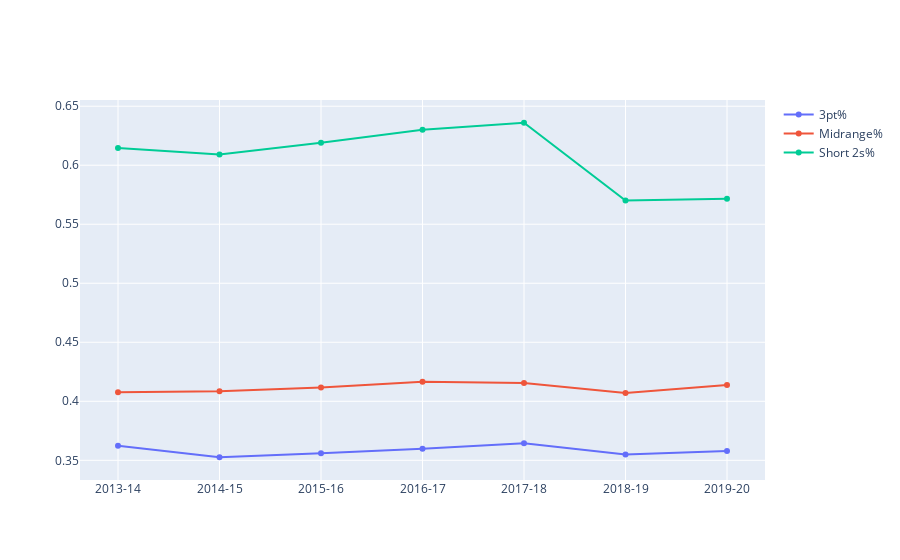

Source (notebook cell):
### Code cell
fig = go.Figure()
fig.add_trace(go.Scatter(x=season, y=three_pct, name='3pt%'))
fig.add_trace(go.Scatter(x=season, y=mid_pct, name='Midrange%'))
fig.add_trace(go.Scatter(x=season, y=short_pct, name='Short 2s%'))
fig.show()

### Figure 1 — Plotly figure (JSON) as saved in the notebook; plotly's stock layout.template omitted (floating-point values rounded to 4 significant figures)
{"data": [{"name": "3pt%", "type": "scatter", "x": ["2013-14", "2014-15", "2015-16", "2016-17", "2017-18", "2018-19", "2019-20"], "y": [0.3622, 0.3526, 0.356, 0.3598, 0.3644, 0.3549, 0.358]}, {"name": "Midrange%", "type": "scatter", "x": ["2013-14", "2014-15", "2015-16", "2016-17", "2017-18", "2018-19", "2019-20"], "y": [0.4076, 0.4086, 0.4117, 0.4166, 0.4156, 0.4071, 0.4138]}, {"name": "Short 2s%", "type": "scatter", "x": ["2013-14", "2014-15", "2015-16", "2016-17", "2017-18", "2018-19", "2019-20"], "y": [0.6145, 0.609, 0.6191, 0.63, 0.636, 0.57, 0.5716]}], "layout": {}}
